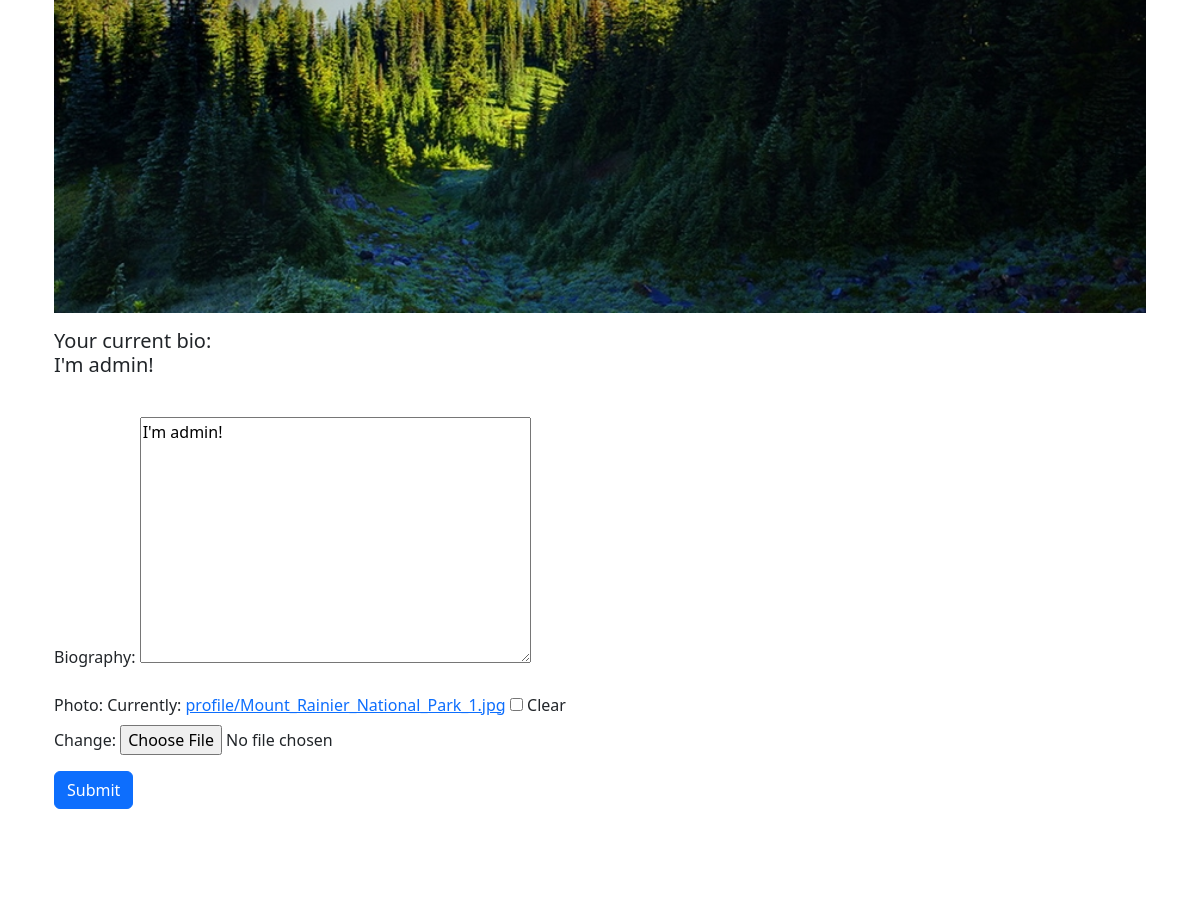
The app's page /account/profile/ (signed in, middle part), older data.
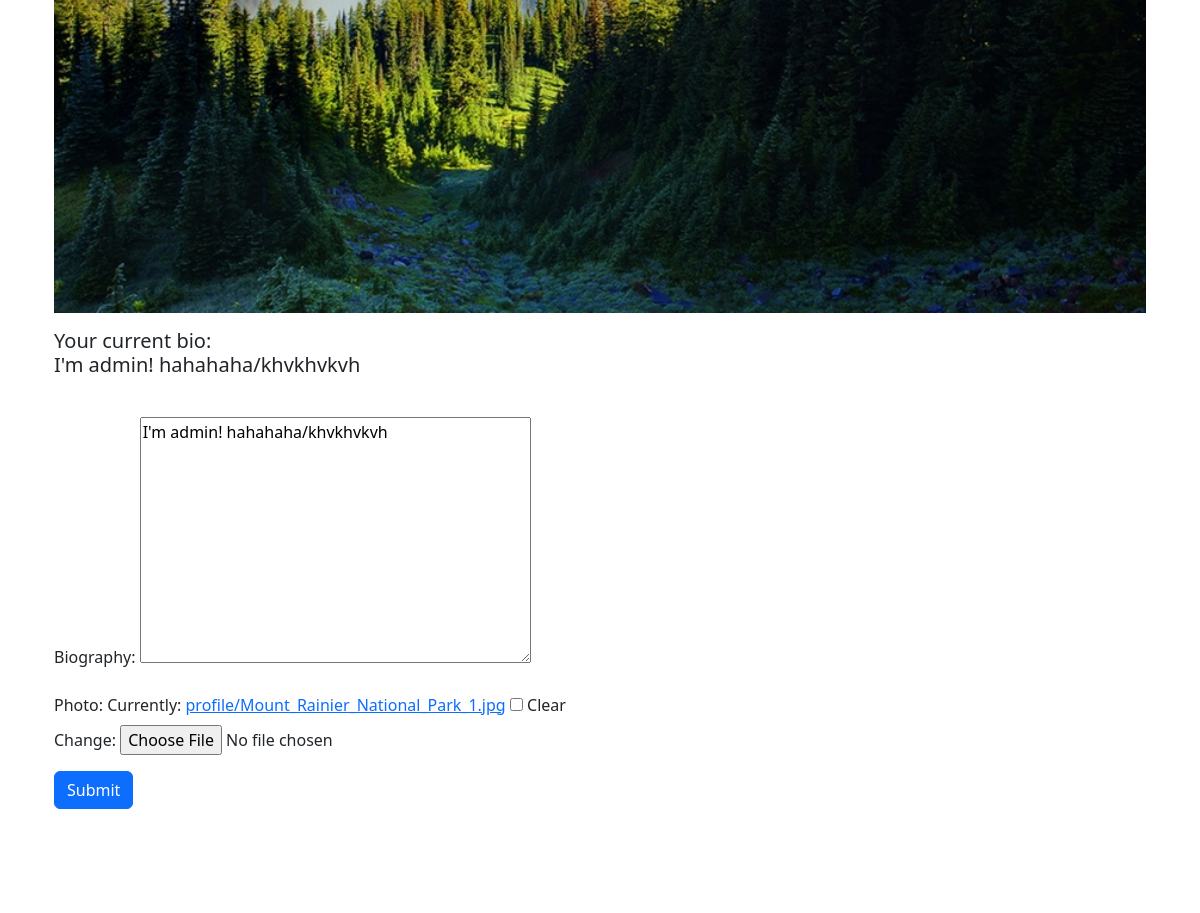
The same page, newer data.
### blog/models.py (models this page shows, shortened)
class Profile(models.Model):
    user = models.OneToOneField(User, null=True, on_delete=models.SET_NULL)
    biography = models.TextField(blank=True, null=True)
    photo = models.ImageField(blank=True, upload_to=f"profile/", null=True)

### account/views.py (the view)
# urls.py: path('profile/', profile, name='current_user_profile'),
@login_required
def profile(request):
    if request.method == 'POST':
        profile_from = ProfileForm(request.POST, request.FILES, instance=request.user.profile)
        if profile_from.is_valid():
            profile_from.save()
    data_user = Profile.objects.get(user=request.user)
    profile_form = ProfileForm(instance=request.user.profile)
    return render(request, 'account/profile.html', {'profile_form': profile_form, 'user': data_user})

### blog/forms.py
class ProfileForm(forms.ModelForm):
    class Meta:
        model = Profile
        fields = ('biography', 'photo')

### templates/account/profile.html (shortened to what this page needs)
{% extends 'blog/base.html' %}
{% block content %}
<div class="container">
<div style="margin-top: 20px; margin-bottom: 120px;">
<form method="post" action="" enctype="multipart/form-data">
    {% if user.photo %}
    <p><img class="card-img-top" alt="Thumbnail [100%x225]" src="{{ user.photo.url }}" data-holder-rendered="true"></p>
    {% endif %}
    {% if user.biography %}
    <p><div class="input-group mb-3"><h5>Your current bio: <p>{{ user.biography }}</p></h5></div></p>
    {% endif %}
    {{ profile_form.as_p }}
    <p><button type="submit" class="btn btn-primary">Submit</button></p>
</form>
</div>
</div>
{% endblock %}

Row changes from the older to the newer data that the page shows:
changed Profile: biography "I'm admin!" → "I'm admin! hahahaha/khvkhvkvh"
